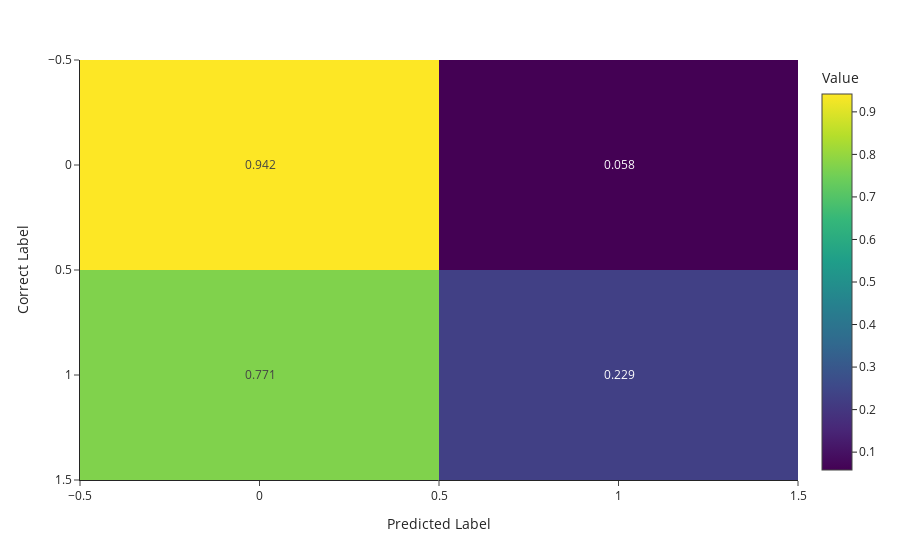

The code cell stored with this chart in its notebook:
### Code cell
print('Accuracy Score: ',accuracy_score(y_test,y_pred))
print('Recall Score: ',recall_score(y_test,y_pred))
print('Jaccard Score: ',jaccard_score(y_test,y_pred))
print('F1 Score: ',f1_score(y_test,y_pred))
print('Precision Score: ',precision_score(y_test,y_pred))

plot = px.imshow(np.around(confusion_matrix(y_test, y_pred, normalize='true'),3), 
                template='simple_white',
                text_auto=True, 
                aspect="True", 
                labels=dict(x="Predicted Label", y="Correct Label", color='Value'))
plot.update_xaxes(side="bottom")
plot.show()

### Figure 1 — Plotly figure (JSON) as saved in the notebook; plotly's stock layout.template omitted (floating-point values rounded to 4 significant figures)
{"data": [{"coloraxis": "coloraxis", "hovertemplate": "Predicted Label: %{x}<br>Correct Label: %{y}<br>Value: %{z}<extra></extra>", "name": "0", "texttemplate": "%{z}", "type": "heatmap", "xaxis": "x", "yaxis": "y", "z": [[0.942, 0.058], [0.771, 0.229]]}], "layout": {"coloraxis": {"colorbar": {"title": {"text": "Value"}}, "colorscale": [[0, "#440154"], [0.1111, "#482878"], [0.2222, "#3e4989"], [0.3333, "#31688e"], [0.4444, "#26828e"], [0.5556, "#1f9e89"], [0.6667, "#35b779"], [0.7778, "#6ece58"], [0.8889, "#b5de2b"], [1, "#fde725"]]}, "margin": {"t": 60}, "xaxis": {"anchor": "y", "domain": [0, 1], "side": "bottom", "title": {"text": "Predicted Label"}}, "yaxis": {"anchor": "x", "autorange": "reversed", "domain": [0, 1], "title": {"text": "Correct Label"}}}}
